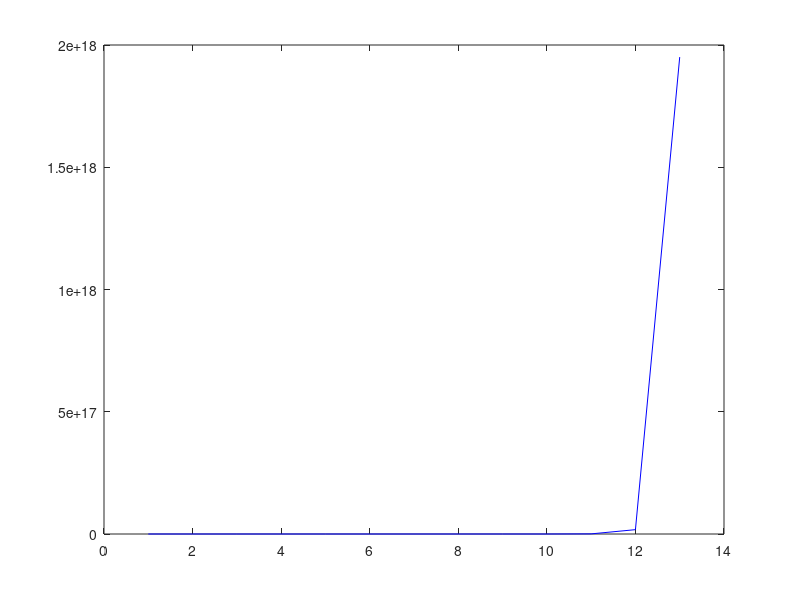

Recreate this plot in MATLAB.
disp('Ejercicio a, b')
hilbert(2)

hilbert(3)

hilbert(5)

hilbert(10)

disp('Ejercicio c')

disp('COndicionante de una matriz de hilbert de 13x13')
cond(hilb(13),inf)
disp('Podemos apreciar que para una matriz de hilbert de dimension 13x13 el condicionante llega al orden de 10^17 por lo que se pueden perder hasta 17 digitos de precision, y una maquina de 64 bits tiene 16 digitios de precision, asi la solucion no tendra cifras significativas')

%Ejercicio d

intervalo = 1:13;
funcion = 1:13;
for i=1:13
  funcion(i) = cond(hilb(i));
end
plot(intervalo,funcion,'-b')

disp('Ejercicio e')

disp('Mediante la grafica podemos apreciar que la matriz de hilbert es una matriz en la cual el numero de condicion aumenta exponencialmente con el tamaño de esta, lo cual nos dice que es un matriz que puede generar bastantes errores al trabajar con ella')
disp('Se puede observar en el ejercicio a, que mientras aumenta el tamaño de la matriz se van perdiendo digitos de precision en los resultados')